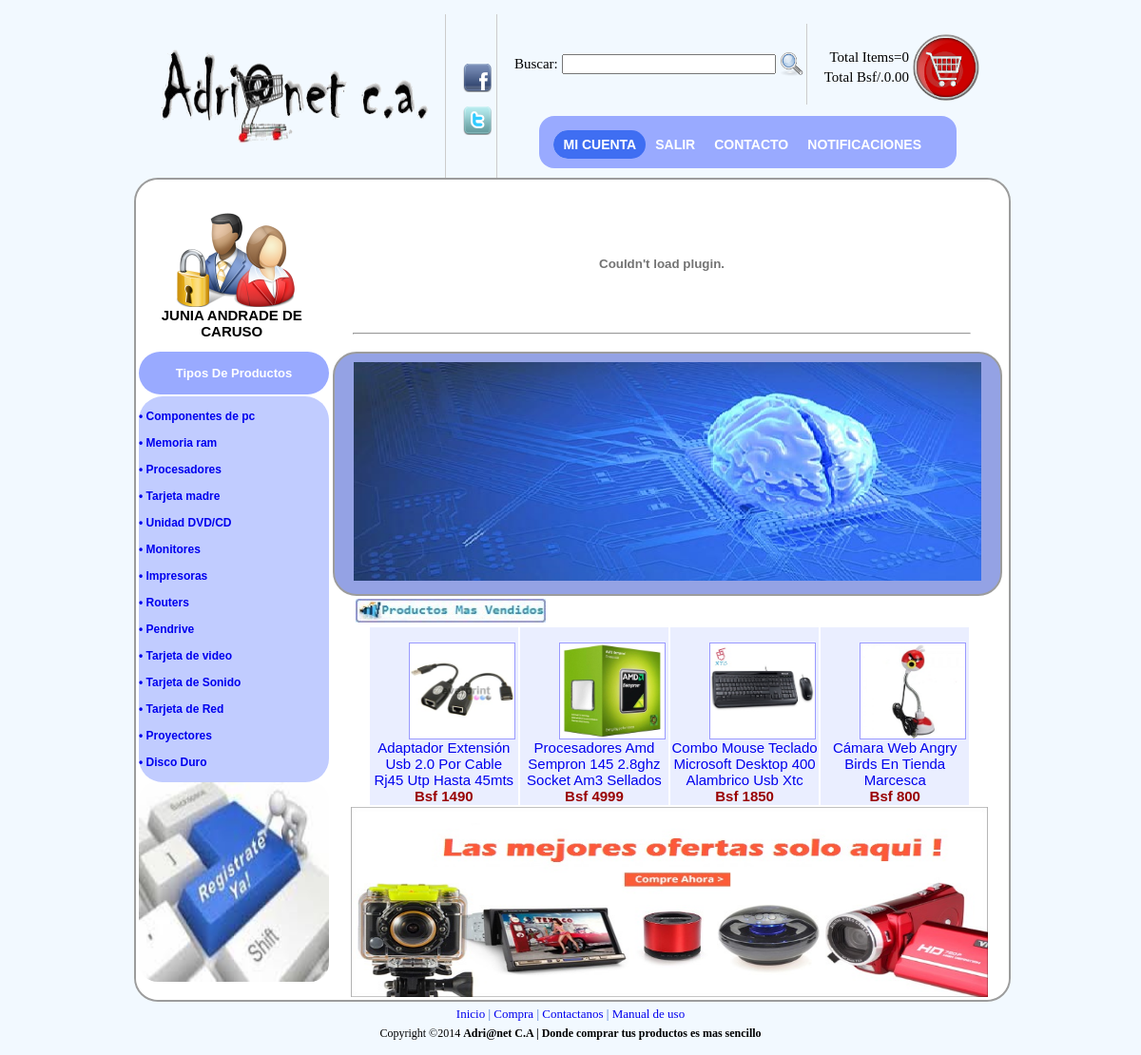
Page /web2final/usuario/index_usuario.php (signed in) on the committed database.
### tables this page shows
CREATE TABLE IF NOT EXISTS `cliente` (
  `nom_clie` varchar(50) NOT NULL,
  `dire_clie` varchar(150) NOT NULL,
  `telf_clie` varchar(11) NOT NULL,
  `password` varchar(100) NOT NULL,
  `email` varchar(50) NOT NULL,
  `id_perfil` int(11) DEFAULT NULL,
  `cedula` int(9) NOT NULL,
  `num_deposit` varchar(20) NOT NULL,
  `tipo_cuenta` varchar(30) NOT NULL,
  `banco` varchar(255) NOT NULL
);

CREATE TABLE IF NOT EXISTS `producto` (
  `id_pieza` varchar(10) NOT NULL,
  `dec_pro` text NOT NULL,
  `cant_pro` varchar(10) NOT NULL,
  `precio_pro` float NOT NULL,
  `nom_pro` varchar(255) NOT NULL,
  `foto` varchar(255) NOT NULL,
  `id_marca` varchar(20) NOT NULL,
  `id_cate` varchar(20) NOT NULL
);

### web2final/paginator.inc/paginator.inc.php (called while the page is built, shortened)
<?php
if (empty($_GET['_pagi_pg'])){
$_pagi_actual = 1;
}else{
$_pagi_actual = $_GET['_pagi_pg'];
}
$_pagi_inicial = ($_pagi_actual-1) * $_pagi_cuantos;
$_pagi_sqlLim = $_pagi_sql." LIMIT $_pagi_inicial,$_pagi_cuantos";
$_pagi_result = mysql_query($_pagi_sqlLim);
?>

### web2final/usuario/index_usuario.php (the view, shortened to what this page needs)
<!DOCTYPE html PUBLIC "-//W3C//DTD XHTML 1.0 Transitional//EN" "http://www.w3.org/TR/xhtml1/DTD/xhtml1-transitional.dtd">
<html>
<head><meta http-equiv="Content-Type" content="text/html; charset=windows-1252">
<link rel="stylesheet" href="../css/principal.css"  type="text/css" media="screen">
<link rel="stylesheet" href="../css/lavalampusuario.css" type="text/css" media="screen">
<link type="text/css" rel="stylesheet" href="../css/sliderman.css"  />
<link rel="stylesheet" href='../css/hoverbox.css' type="text/css" media="screen" />
<link rel="stylesheet" href='../js/fancybox/jquery.fancybox-1.3.4.css' type="text/css" media="screen" />
</head>
<body  marginwidth="10" marginheight="10" bgcolor="#f5f6f7" topmargin="5" leftmargin="5" >
<table width="900" cellspacing="0" cellpadding="10" border="0" align="center">
<tbody>
<tr>
<td>
<table width="100%" cellspacing="0" cellpadding="0" border="0">
<tbody>
<tr valign="bottom">
<td valign="middle" style="padding-bottom: 10px;">
<a href="index_usuario.php">
<img alt="banner" width="310" border="0" height="110"src="../imagenes/logo.png" />
</a>
</td>
<td width="100%" valign="bottom" style="padding-left: 15px;">
<table width="100%" cellspacing="0" cellpadding="0" border="0">
<tbody>
<tr height="60">
<td class="mainmenu" width="2%" nowrap="" 8px;"=" padding-top:="" 15px;="" padding-left:="" #cccccc;="" solid="" 1px=""></td>
<td class="mainmenu" width="14%" valign="middle" nowrap="" align="center" style="border-left: 1px solid #cccccc; padding-left: 15px; padding-top: 8px;">
<p>
<a href="http://www.facebook.com" target="_blank">
<img alt="fb" width="30" border="0" height="30" src="../imagenes/facebook.png" />
</a>
</p>
<p>
<a href="http://www.twitter.com" target="_blank">
<img  alt="tw" width="30" border="0" height="30" src="../imagenes/twitter.png" />
</a>
</p>
</td>
<td class="mainmenu" width="50%" valign="middle" nowrap="" align="center" style="border-left: 1px solid #cccccc; padding-left: 15px; padding-top: 8px;">
<div id="banner_top" align="right" style="padding: 0px;">
<FORM METHOD=POST ACTION="../buscador/busc_usuario.php"  name="buscar">
<table border="0" width="100%">
<tr>
<td>
Buscar:
</td>
<td  width="100%" nowrap="" align="right" style="border-right: 0px;" >
<INPUT TYPE="text" NAME="cadena" required="required" size="25">
</td>
<td >
<input type="image" src="../imagenes/lupa.png" width="25" height="25"  alt="Demo2 first" >
</td>
<td style="border-left: 1px solid #cccccc; padding-left: 15px; padding-top: 8px;">
<?php include('../carritocompras/includes/header.php'); ?>
</td>
</tr>
</table>
</FORM>
</div>
<?php
$db=conectar();
?>
<ul class="lavaLampWithImage" id="1">
    <li class="current"><a href="micuenta_usuario.php">Mi cuenta</a></li>
  	<li><a href="../salir/salir.php">Salir</a></li>
	<li><a href="../contacto/contacto_client.php">Contacto</a></li>
		<li><a id="ifancybox" href="notificaciones.php" >Notificaciones</a></li>
</ul>
</td>
<td class="smallfont" width="1%" nowrap="" style="padding-right: 10px;">
</td>
<td width="12%"></td>
</tr>
</tbody>
</table>
       </td>
        </tr>
    </tbody>
</table>
<div id="fondoprincipal">
<table width="100%" cellspacing="0" cellpadding="0" border="0" bgcolor="#ffffff" style="border-radius: 25px; -moz-border-radius: 25px;
-webkit-border-radius: 25px;">
<tbody>
<tr>
<td  width="100%">
<table width="100%" cellspacing="0" cellpadding="0" border="0">
<tbody>
<tr valign="top">
<td width="50"></td>
<td width="240" valign="top" align="center"> <br />		<br />	<div align="center" >
<embed src="../imagenes/users.png" quality="high" WIDTH="150" HEIGHT="100"></embed>
</div>
<?php
$cedula=$_SESSION['cedula'];
$sql="SELECT * FROM cliente where cedula='".$cedula."' ";
$d=mysql_query($sql,$db)or die(mysql_error());
$s= mysql_fetch_array($d);
?><span class="Estilo4"> <?php echo $s['nom_clie']; ?> </span>
 </td>
<td width="50%">
<table width="730" border="0">
<tbody>
<tr>
<td width="100" valign="middle" align="left"></td>
<td width="600" valign="middle" align="center">
    <a href="http://www.facebook.com">
        <div align="center" style="padding-top: 3px; padding-bottom: 3px;">
            <table cellspacing="0" cellpadding="1">
                <tbody>
                    <tr>
                        <td align="center">
                            <a target="_blank" href="../registro/registro_usuario.php">
							<div id="banner2">
<br />
                                <embed src="../imagenes/mientras.swf" quality="high" WIDTH="650" HEIGHT="130"><hr align='right'> </embed>
								</div>                            </a>
                        </td>
                    </tr>
                </tbody>
            </table>
        </div>
    </a>
</td>
<td width="100" valign="middle" align="center"></td>
</tr>
</tbody>
</table>
    </tbody>
</table>
<table width="100%" border="0">
<tbody>
<tr>
    <td width="22%" valign="top" align="center">
            <table width="100%" border="0" cellspacing="0" cellpadding="0">
                <tbody>
				<tr>
				<td align="center" >
				<div id="tipoprodutostop">
				<br />
				<span class="Estilo2">Tipos De Productos</span>				<br />
				<br />
				</div>
				</td>
								</tr>
								<tr>
    <td valign="middle" align="center" colspan="2" height="2"></td>
</tr>
								<tr>
<td>
<div id="tipoprodutos">
<?php
			     $a='1';
                 $b='12';
                 $c='2';
                $z='11';
                 $e='3';
               $f='14';
				$g='5';
				$j='6';
				$l='7';
				$m='8';
				$n='9';
				$p='10';
				$x='14';
			$ñ='13';
?>
<br  />
<a href="principal2.php?id=<?php echo $a ;?>" >• Componentes de pc  </a> <br  /><br  />
<a href="principal2.php?id=<?php echo $c ;?>" >• Memoria ram  </a> <br  /><br  />
<a href="principal2.php?id=<?php echo $e ;?>" >• Procesadores  </a> <br  /><br  />
<a href="principal2.php?id=<?php echo $f ;?>" >• Tarjeta madre  </a> <br  /><br  />
<a href="principal2.php?id=<?php echo $g ;?>" >• Unidad DVD/CD  </a> <br  /><br  />
<a href="principal2.php?id=<?php echo $j ;?>" >• Monitores  </a> <br  /><br  />
<a href="principal2.php?id=<?php echo $l ;?>" >• Impresoras  </a> <br  /><br  />
<a href="principal2.php?id=<?php echo $m ;?>" >• Routers  </a> <br  /><br  />
<a href="principal2.php?id=<?php echo $n ;?>" >• Pendrive  </a> <br  /><br  />
<a href="principal2.php?id=<?php echo $p ;?>" >• Tarjeta de video  </a> <br  /><br  />
<a href="principal2.php?id=<?php echo $ñ ;?>" >• Tarjeta de Sonido  </a> <br  /><br  />
<a href="principal2.php?id=<?php echo $x ;?>" >• Tarjeta de Red  </a> <br  /><br  />
<a href="principal2.php?id=<?php echo $z ;?>" >• Proyectores  </a> <br  /><br  />
<a href="principal2.php?id=<?php echo $b ;?>" >• Disco Duro </a> <br  /><br  />
</div>
</td>
</tr>
<tr>
<td>
<div id="imagen2">
<a href="../registro/registro_usuario.php">
<img id="imagen4" src="../imagenes/images.jpg" quality="high" height="210" style="border-radius: 20px;" width="200"></a></div>
</td>
</tr>
								    </tbody>
</table>
</td>
<td width="78%" valign="top">
<table width="100%" border="0" cellspacing="0" cellpadding="0">
    <tbody>
        <tr>
<td>
<div id="wrapper">
		<div id="examples_outer">
			<div id="slider_container_2">
				<div id="SliderName_2" class="SliderName_2">
				</div>
				<div id="SliderNameNavigation_2"></div>
			</div>
		</div>
</div>
<br />
</td>
</tr>
<tr>
<td><table>
<tbody>
<tr>
<td width="8%">
</td><td>
				<div id="imagen">
<embed src="../imagenes/ingresa2.jpg" quality="high" WIDTH="200" HEIGHT="25"></embed>
</div>
</td>
<td width="8%">
</td>
</tr>
</tbody>
</table>
<table  >
<tr>
<td width="5%">
</td>
<?php
    $_pagi_sql = "select * from producto order by cant_pro desc";
    $_pagi_cuantos = 4;
            include("../paginator.inc/paginator.inc.php");
    while ($registro = mysql_fetch_array($_pagi_result)){
    $precio_pro=$registro['precio_pro'];
		    $foto="../".$registro['foto'];
			$nom_pro=$registro['nom_pro'];
?>
      <td width='160' height="130" bgcolor="#EAEEFF" align="center">
	  <ul class="hoverbox">
	  <li>
	  <a href="#"><img src="<?php echo $foto; ?>" width="110" height="100" alt="description"/> <img src="<?php echo $foto; ?>" width="110" height="100"alt="description" class="preview"/></a>
	  </li>
	  </ul>
	 <div class="Rstilo3" > <a href="../detalles_product/detalles_produc.php?id=<?php echo $registro['id_pieza']?>"> <?php echo $nom_pro; ?></a> </div>
	  <div class="Estilo1">  Bsf <?php echo $precio_pro; ?> </div>
      </td>
<?php
}
echo "
<td width=5% >
</td>
</tr>
   </table>
</div>
</div>
";
?>
</td>
</tr>
<tr>
<td>
<div id="imagen2">
<a href="../inicio_session/inicio_form.php">
<img id="imagen4" src="../imagenes/producto2.jpg" quality="high" height="200" width="670"></a></div>
</td>
</tr>
</tbody>
</table>
<div id="piepagina" align="center" style="padding: 5px;">
    <a href="index_usuario.php">Inicio</a>
    								|
    <a href="index_usuario.php">Compra</a>
    				|
    <a href="../contacto/contacto_client.php">Contactanos</a>
|
    <a href="../pdf/MANUAL DE USUARIO.pdf">Manual de uso</a>
</div>
<div id="piepagina2" align="center">
     Copyright ©2014
    <b>
                 Adri@net C.A | Donde comprar tus productos es mas sencillo
    </b>
</div>
</body>
</html>

### web2final/css/principal.css (style rules this page uses)
body { background:#F2F9FF; font-size: 15px; color: #000000; text-decoration: none; }
#fondoprincipal { position:inherit; background-color: white; width: 100%; border-radius: 25px; -moz-border-radius: 25px; -webkit-border-radius: 25px; border: 2px double #9C9C9C; font-family:Verdana, Arial, Helvetica, sans-serif; text-align:center; }
#banner2 { position:inherit; width: 100%; border-radius: 25px; -moz-border-radius: 25px; -webkit-border-radius: 25px; -moz-border-radius-bottomleft:0px; -webkit-border-bottom-left-radius:0px; border-bottom-left-radius:0px; -moz-border-radius-bottomright:0px; -webkit-border-bottom-right-radius:0px; border-bottom-right-radius:0px; }
#tipoprodutos { background-color:#C1CCFF; font-weight:bold; font-size:12px; border-radius: 25px; -moz-border-radius: 25px; -webkit-border-radius: 25px; font-family:Geneva, Arial, Helvetica; text-align:left; }
#tipoprodutostop { background-color:#99AAFF; font-weight:bold; font-size:13px; border-radius: 25px; -moz-border-radius: 25px; -webkit-border-radius: 25px; font-family:Geneva, Arial, Helvetica, sans-serif; text-align:center; }
#piepagina { font-size: 13px; color: #36C; text-decoration: none; }
#piepagina2 { font-size: 12px; color: #000; }
#imagen { font-weight:bold; background-color:#FFFFFF; font-family:Verdana, Arial, Helvetica, sans-serif; text-align:left; }
#imagen2 { position:relative; }

### web2final/css/lavalampusuario.css (style rules this page uses)
.lavaLampWithImage { position: relative; height: 25px; width: 409px; background: url("../imagenes/bg1.png") no-repeat top; padding: 15px; margin: 10px 0; border-radius: 16px; -moz-border-radius: 16px; -webkit-border-radius: 16px; }
.lavaLampWithImage li { float: left; list-style: none; }
.lavaLampWithImage li a { font: bold 14px arial; text-decoration: none; color: #fff; outline: none; text-align: center; top: 7px; text-transform: uppercase; letter-spacing: 0; z-index: 10; display: block; float: left; height: 30px; position: relative; overflow: hidden; margin: auto 10px; }

### web2final/css/sliderman.css (style rules this page uses)
#slider_container_2 { float: left; position:inherit; background:#94A2E4; width: 700px; height:253px; border-radius: 25px; -moz-border-radius: 25px; -webkit-border-radius: 25px; border: 2px double #9C9C9C; }
.SliderName_2 { float: left; position:inherit; width: 660px; height:230px; overflow: hidden; margin-left: 20px; margin-top: 9px; }
#SliderNameNavigation_2 { margin: 0; padding: 10px 0 0 0; height: 16px; text-align: center; overflow-y: hidden; margin-top:200px; }

### web2final/css/hoverbox.css (style rules this page uses)
a { text-decoration: none; }
.hoverbox { cursor: default; list-style: none; }
.hoverbox a { cursor: default; }
.hoverbox img { border-color:#9999FF; border-style: solid; border-width: 1px; }
.hoverbox li { background: #eee; color: inherit; display: inline; float: left; position: relative; }

### web2final/usuario/index_usuario.php (style rules this page uses)
.Estilo4 { color: #000000; font-weight: bold; }
.Estilo2 { color: #FFFFFF }

### rows in the picture
cliente: nom_clie "JUNIA ANDRADE DE CARUSO"
producto: foto (picture), nom_pro "Adaptador Extensión Usb 2.0 Por Cable Rj45 Utp Hasta 45mts", precio_pro "1490"
producto: foto (picture), nom_pro "Procesadores Amd Sempron 145 2.8ghz Socket Am3 Sellados", precio_pro "4999"
producto: foto (picture), nom_pro "Combo Mouse Teclado Microsoft Desktop 400 Alambrico Usb Xtc", precio_pro "1850"
producto: foto (picture), nom_pro "Cámara Web Angry Birds En Tienda Marcesca", precio_pro "800"

### other values in the picture
$items "0"
$total "0.00"
